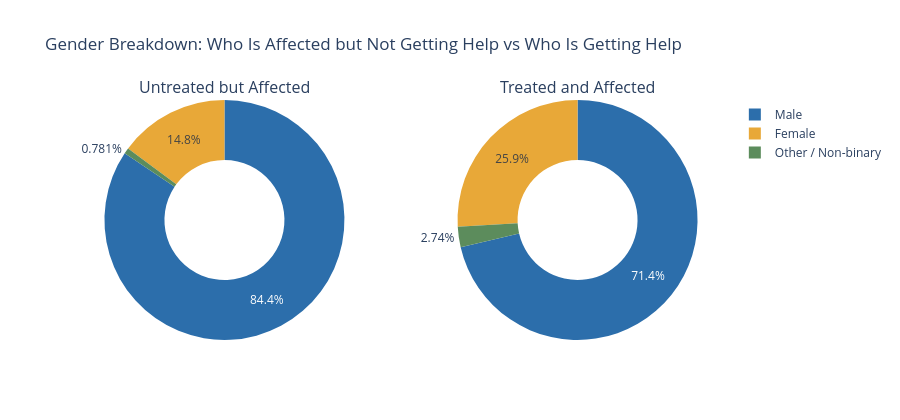

Here is the notebook cell this chart was saved with:
### Markdown cell above
### Chart 5 — What Does the 'Untreated But Affected' Employee Actually Look Like?

### Code cell
# Isolate the high-risk untreated group: work affected (Sometimes/Often) + no treatment
high_risk = tech_survey[
    (tech_survey['work_interfere'].isin(['Sometimes', 'Often'])) &
    (tech_survey['treatment'] == 'No')
].copy()

treated_affected = tech_survey[
    (tech_survey['work_interfere'].isin(['Sometimes', 'Often'])) &
    (tech_survey['treatment'] == 'Yes')
].copy()

fig = make_subplots(
    rows=1, cols=2,
    specs=[[{'type': 'domain'}, {'type': 'domain'}]],
    subplot_titles=['Untreated but Affected', 'Treated and Affected']
)

for i, (group, label) in enumerate([(high_risk, 'Untreated'), (treated_affected, 'Treated')]):
    gender_counts = group['Gender'].value_counts()
    fig.add_trace(go.Pie(
        labels=gender_counts.index.tolist(),
        values=gender_counts.values.tolist(),
        hole=0.5,
        name=label,
        marker=dict(colors=['#2C6EAB', '#E8A838', '#5C8C5C'])
    ), row=1, col=i+1)

fig.update_layout(
    title='Gender Breakdown: Who Is Affected but Not Getting Help vs Who Is Getting Help',
    height=420
)
fig.show()

print('Untreated-but-affected group size:', len(high_risk))
print('Gender breakdown (untreated):')
print(high_risk['Gender'].value_counts())
print('\nFamily history in untreated group:')
print(high_risk['family_history'].value_counts())
print('\nCompany benefits in untreated group:')
print(high_risk['benefits'].value_counts())

### Figure 1 — Plotly figure (JSON) as saved in the notebook; plotly's stock layout.template omitted (floating-point values rounded to 4 significant figures)
{"data": [{"domain": {"x": [0, 0.45], "y": [0, 1]}, "hole": 0.5, "labels": ["Male", "Female", "Other / Non-binary"], "marker": {"colors": ["#2C6EAB", "#E8A838", "#5C8C5C"]}, "name": "Untreated", "type": "pie", "values": [108, 19, 1]}, {"domain": {"x": [0.55, 1], "y": [0, 1]}, "hole": 0.5, "labels": ["Male", "Female", "Other / Non-binary"], "marker": {"colors": ["#2C6EAB", "#E8A838", "#5C8C5C"]}, "name": "Treated", "type": "pie", "values": [339, 123, 13]}], "layout": {"annotations": [{"font": {"size": 16}, "showarrow": false, "text": "Untreated but Affected", "x": 0.225, "xanchor": "center", "xref": "paper", "y": 1, "yanchor": "bottom", "yref": "paper"}, {"font": {"size": 16}, "showarrow": false, "text": "Treated and Affected", "x": 0.775, "xanchor": "center", "xref": "paper", "y": 1, "yanchor": "bottom", "yref": "paper"}], "height": 420, "title": {"text": "Gender Breakdown: Who Is Affected but Not Getting Help vs Who Is Getting Help"}}}
